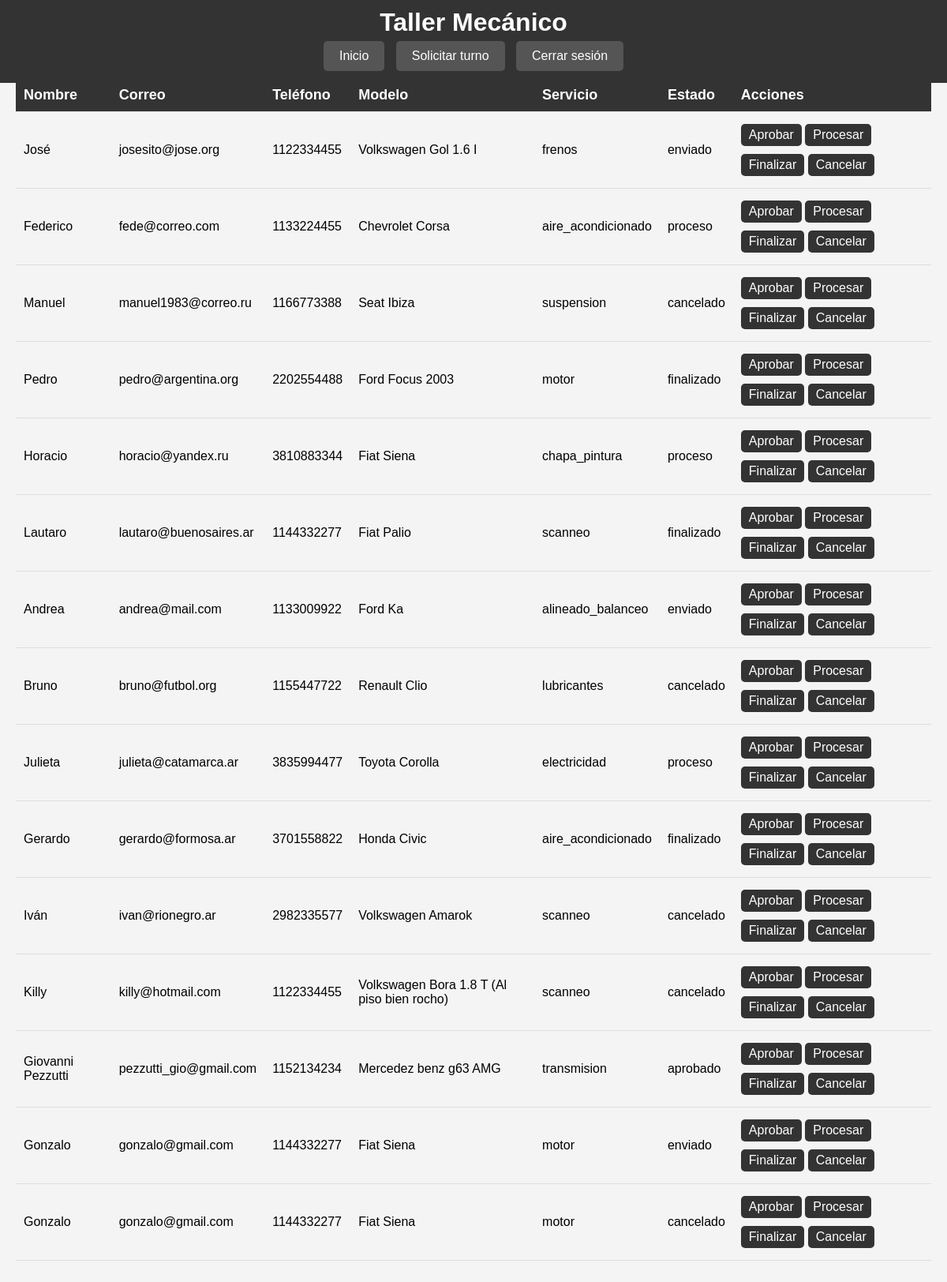
Before: /vistas/paginas/ver_turnos.php with the older database file.
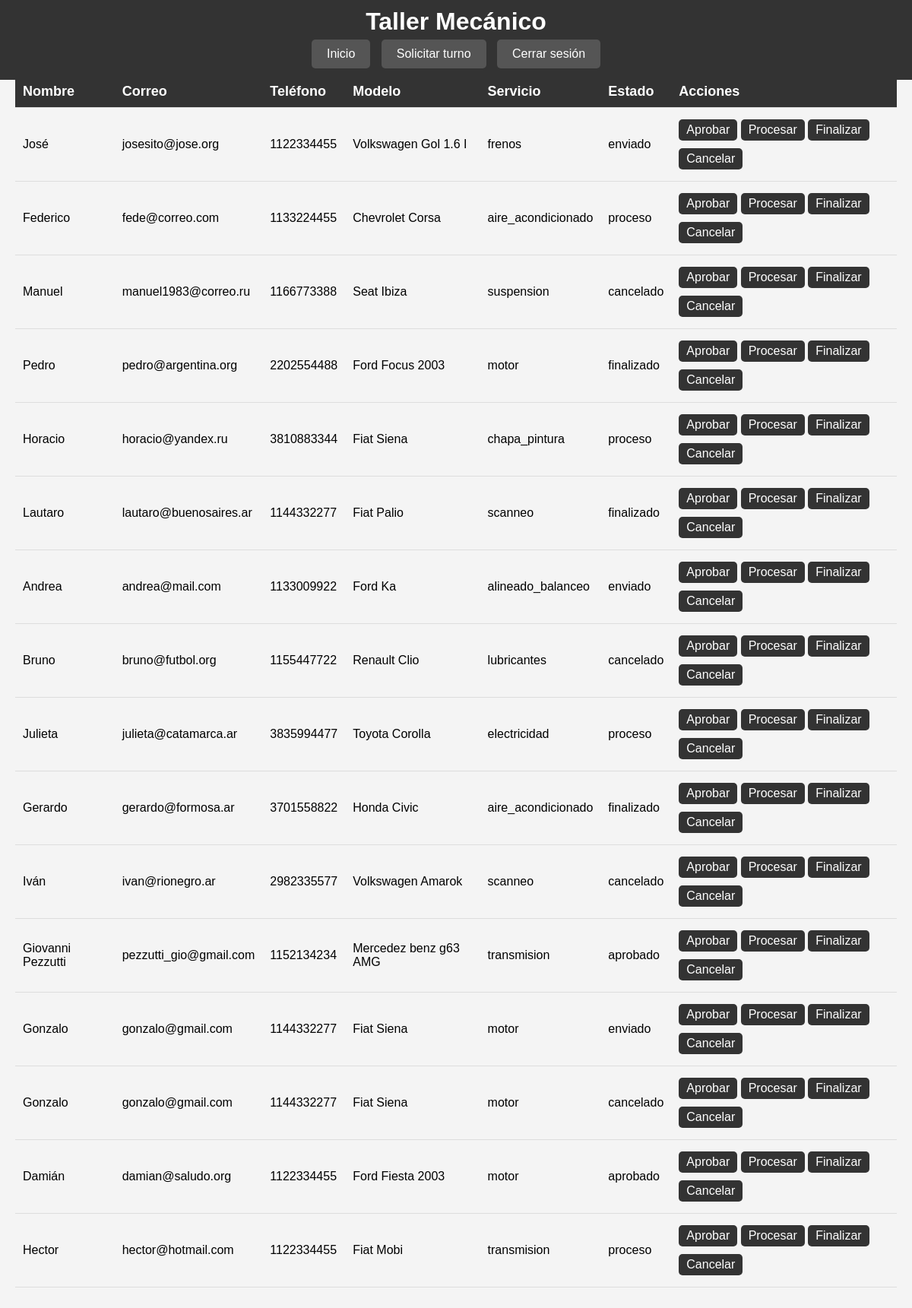
After: the same page with the newer database file.
### tables this page shows
CREATE TABLE `cliente` (
  `id` int(11) NOT NULL,
  `nombre` varchar(100) NOT NULL,
  `correo` varchar(100) NOT NULL,
  `telefono` varchar(12) NOT NULL,
  `modelo` varchar(100) NOT NULL,
  `servicio` varchar(100) NOT NULL,
  `estado` varchar(32) NOT NULL
);

### vistas/paginas/ver_turnos.php (the view, shortened to what this page needs)
<!DOCTYPE html>
<html lang="es">
<head>
    <link rel="stylesheet" href="css/ver_turnos.css">
</head>
<body>
    <header>
        <h1>Taller Mecánico</h1>
        <button> <a href="/">Inicio</a> </button>
        <button> <a href="realizar_turno.php">Solicitar turno</a> </button>
        <button> <a href="gestion/cerrar_sesion.php">Cerrar sesión</a> </button>
    </header>
    <section class="contenedor_turnos">
        <?php include('gestion/conexion.php');
            $conexion_db = conectarBaseDatos();
            $consulta = mysqli_query($conexion_db, "SELECT * FROM cliente");
        ?>
        <table>
            <thead>
                <tr>
                    <th>Nombre</th>
                    <th>Correo</th>
                    <th>Teléfono</th>
                    <th>Modelo</th>
                    <th>Servicio</th>
                    <th>Estado</th>
                    <th>Acciones</th>
                </tr>
            </thead>
            <tbody>
                <?php while ($mostrar_turno = mysqli_fetch_assoc($consulta)) { ?>
                <tr>
                    <td><?php echo $mostrar_turno['nombre']; ?></td>
                    <td><?php echo $mostrar_turno['correo']; ?></td>
                    <td><?php echo $mostrar_turno['telefono']; ?></td>
                    <td><?php echo $mostrar_turno['modelo']; ?></td>
                    <td><?php echo $mostrar_turno['servicio']; ?></td>
                    <td><?php echo $mostrar_turno['estado']; ?></td>
                    <td>
                        <a href="gestion/aprobar_turnos.php?id=<?php echo $mostrar_turno['id']; ?>" class="btn">Aprobar</a>
                        <a href="gestion/procesar_turnos.php?id=<?php echo $mostrar_turno['id']; ?>" class="btn">Procesar</a>
                        <a href="gestion/finalizar_turnos.php?id=<?php echo $mostrar_turno['id']; ?>" class="btn">Finalizar</a>
                        <a href="gestion/cancelar_turnos.php?id=<?php echo $mostrar_turno['id']; ?>" class="btn">Cancelar</a>
                    </td>
                </tr>
                <?php } ?>
            </tbody>
        </table>
    </section>
</body>
</html>

### vistas/paginas/css/ver_turnos.css (style rules this page uses)
body { font-family: Arial, sans-serif; background-color: #f4f4f4; margin: 0; padding: 0; }
header { background-color: #333; color: white; padding: 10px 0; text-align: center; width: 100%; position: fixed; top: 0; z-index: 1000; }
header h1 { margin: 0; }
header button { background-color: #555; color: white; border: none; padding: 10px 20px; margin: 5px; cursor: pointer; border-radius: 5px; font-size: 16px; }
header button a { color: white; text-decoration: none; }
.contenedor_turnos { padding: 80px 20px 20px 20px; display: flex; justify-content: center; }
table { width: 100%; border-collapse: collapse; margin: 20px 0; }
thead { background-color: #333; color: white; }
th, td { padding: 10px; text-align: left; border-bottom: 1px solid #ddd; }
th { font-size: 18px; }
td { font-size: 16px; }
.btn { display: inline-block; background-color: #333; color: white; padding: 5px 10px; margin: 5px 0; border-radius: 5px; text-decoration: none; cursor: pointer; transition: background-color 0.3s ease; }

Changed rows visible on the page:
removed cliente: nombre "Killy", correo "killy@hotmail.com", telefono "1122334455", modelo "Volkswagen Bora 1.8 T (Al piso bien rocho)", servicio "scanneo", estado "cancelado"
added cliente: nombre "Damián", correo "damian@saludo.org", telefono "1122334455", modelo "Ford Fiesta 2003", servicio "motor", estado "aprobado"
added cliente: nombre "Hector", correo "hector@hotmail.com", telefono "1122334455", modelo "Fiat Mobi", servicio "transmision", estado "proceso"
